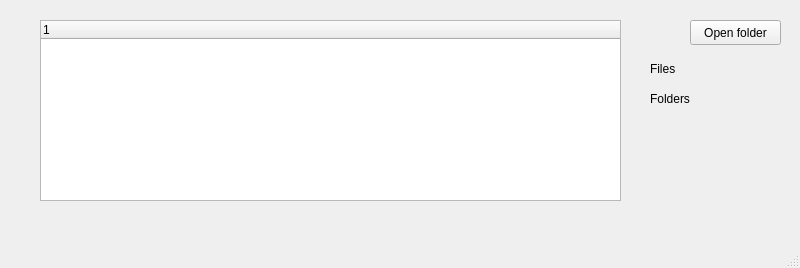
<?xml version="1.0" encoding="UTF-8"?>
<ui version="4.0">
 <class>MainWindow</class>
 <widget class="QMainWindow" name="MainWindow">
  <property name="geometry">
   <rect>
    <x>0</x>
    <y>0</y>
    <width>800</width>
    <height>268</height>
   </rect>
  </property>
  <property name="windowTitle">
   <string>MainWindow</string>
  </property>
  <widget class="QWidget" name="centralwidget">
   <widget class="QPushButton" name="pushButtonOpenFolder">
    <property name="geometry">
     <rect>
      <x>690</x>
      <y>20</y>
      <width>91</width>
      <height>25</height>
     </rect>
    </property>
    <property name="text">
     <string>Open folder</string>
    </property>
   </widget>
   <widget class="QLabel" name="label">
    <property name="geometry">
     <rect>
      <x>650</x>
      <y>60</y>
      <width>66</width>
      <height>17</height>
     </rect>
    </property>
    <property name="text">
     <string>Files</string>
    </property>
   </widget>
   <widget class="QLabel" name="labelFiles">
    <property name="geometry">
     <rect>
      <x>730</x>
      <y>60</y>
      <width>66</width>
      <height>17</height>
     </rect>
    </property>
    <property name="text">
     <string/>
    </property>
   </widget>
   <widget class="QLabel" name="label_2">
    <property name="geometry">
     <rect>
      <x>650</x>
      <y>90</y>
      <width>66</width>
      <height>17</height>
     </rect>
    </property>
    <property name="text">
     <string>Folders</string>
    </property>
   </widget>
   <widget class="QLabel" name="labelFolders">
    <property name="geometry">
     <rect>
      <x>730</x>
      <y>90</y>
      <width>66</width>
      <height>17</height>
     </rect>
    </property>
    <property name="text">
     <string/>
    </property>
   </widget>
   <widget class="QTreeWidget" name="treeWidget">
    <property name="geometry">
     <rect>
      <x>40</x>
      <y>20</y>
      <width>581</width>
      <height>181</height>
     </rect>
    </property>
    <column>
     <property name="text">
      <string notr="true">1</string>
     </property>
    </column>
   </widget>
  </widget>
  <widget class="QMenuBar" name="menubar">
   <property name="geometry">
    <rect>
     <x>0</x>
     <y>0</y>
     <width>800</width>
     <height>22</height>
    </rect>
   </property>
  </widget>
  <widget class="QStatusBar" name="statusbar"/>
 </widget>
 <resources/>
 <connections/>
</ui>
